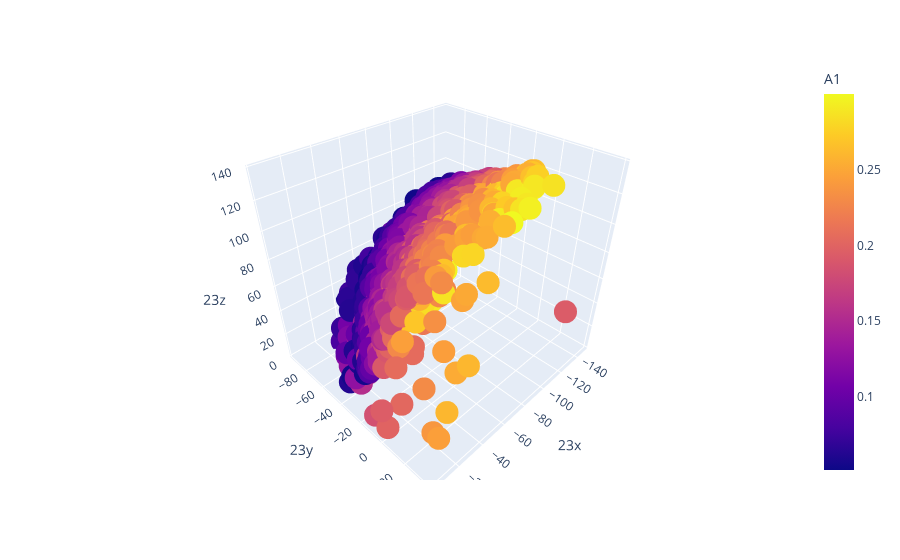

Here is the notebook cell this chart was saved with:
### Code cell
sample_size = min(1000,df_good.shape[0])
px.scatter_3d(df_good[df_good['23z']>0].sample(sample_size),x='23x',y='23y',z='23z',color='A1')

### Figure 1 — Plotly figure (JSON) as saved in the notebook; plotly's stock layout.template omitted (floating-point values rounded to 4 significant figures; data arrays with more than 128 entries replaced by an {"elided": "..."} marker saying what was removed)
{"data": [{"hovertemplate": "23x=%{x}<br>23y=%{y}<br>23z=%{z}<br>A1=%{marker.color}<extra></extra>", "legendgroup": "", "marker": {"color": {"elided": "1000 float values"}, "coloraxis": "coloraxis", "symbol": "circle"}, "mode": "markers", "name": "", "scene": "scene", "showlegend": false, "type": "scatter3d", "x": {"elided": "1000 float values"}, "y": {"elided": "1000 float values"}, "z": {"elided": "1000 float values"}}], "layout": {"coloraxis": {"colorbar": {"title": {"text": "A1"}}, "colorscale": [[0, "#0d0887"], [0.1111, "#46039f"], [0.2222, "#7201a8"], [0.3333, "#9c179e"], [0.4444, "#bd3786"], [0.5556, "#d8576b"], [0.6667, "#ed7953"], [0.7778, "#fb9f3a"], [0.8889, "#fdca26"], [1, "#f0f921"]]}, "legend": {"tracegroupgap": 0}, "margin": {"t": 60}, "scene": {"domain": {"x": [0, 1], "y": [0, 1]}, "xaxis": {"title": {"text": "23x"}}, "yaxis": {"title": {"text": "23y"}}, "zaxis": {"title": {"text": "23z"}}}}}
